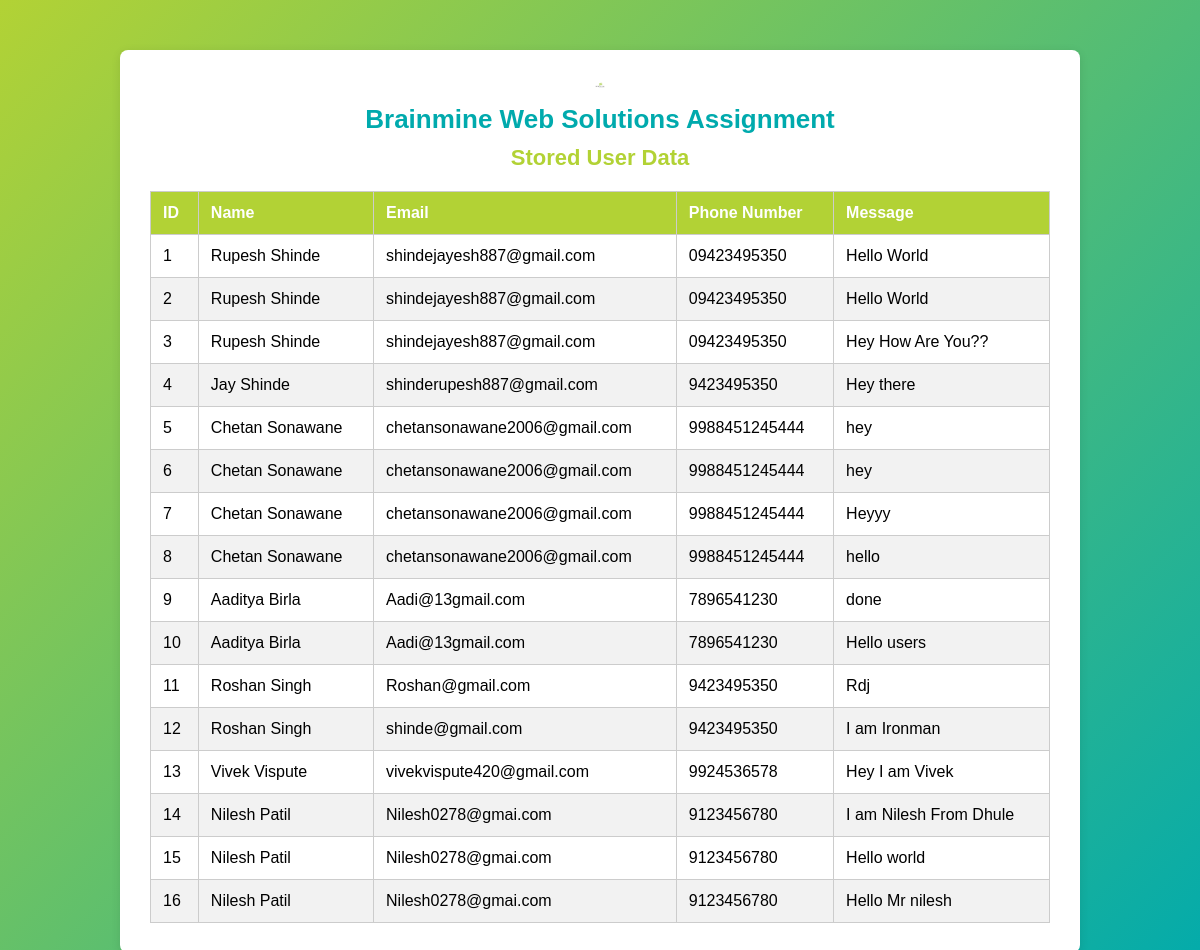
The page /view-data on the database its author committed.
### tables this page shows
CREATE TABLE users (
            id INTEGER PRIMARY KEY AUTOINCREMENT,
            name TEXT NOT NULL,
            email TEXT NOT NULL,
            phone_number TEXT NOT NULL,
            message TEXT NOT NULL
        );

### app.py (the view)
@app.route('/view-data')
def view_data():
    try:
        with sqlite3.connect('database.db') as conn:
            cursor = conn.cursor()
            cursor.execute('SELECT * FROM users')
            users = cursor.fetchall()
    except sqlite3.Error as e:
        print(f"An error occurred: {e}")
        users = []
    return render_template('view_data.html', users=users)

### templates/view_data.html (shortened to what this page needs)
<!DOCTYPE html>
<html lang="en">
<head>
    <link rel="stylesheet" href="/static/styles.css">
</head>
<body>
    <div class="container">
        <header>
            <img src="/static/logo.webp" alt="Brainmine Web Solutions" class="logo">
            <h1>Brainmine Web Solutions Assignment</h1>
            <h2>Stored User Data</h2>
        </header>
        <table>
            <thead>
                <tr>
                    <th>ID</th>
                    <th>Name</th>
                    <th>Email</th>
                    <th>Phone Number</th>
                    <th>Message</th>
                </tr>
            </thead>
            <tbody>
                {% for user in users %}
                <tr>
                    <td>{{ user[0] }}</td>
                    <td>{{ user[1] }}</td>
                    <td>{{ user[2] }}</td>
                    <td>{{ user[3] }}</td>
                    <td>{{ user[4] }}</td>
                </tr>
                {% endfor %}
            </tbody>
        </table>
    </div>
</body>
</html>

### static/styles.css (style rules this page uses)
* { margin: 0; padding: 0; box-sizing: border-box; }
body { font-family: Arial, sans-serif; background: linear-gradient(135deg, #B2D235, #00AAAD); padding: 0; margin: 0; min-height: 100vh; display: flex; justify-content: center; align-items: center; }
header { text-align: center; margin-bottom: 20px; }
header .logo { width: 10px; height: auto; margin-bottom: 10px; }
h1 { color: #333; font-size: 24px; font-weight: bold; color: #00AAAD; }
.container { width: 80%; max-width: 1000px; margin: 50px auto; background-color: #fff; padding: 30px; border-radius: 8px; box-shadow: 0 2px 10px rgba(0, 0, 0, 0.1); }
header { text-align: center; margin-bottom: 13px; }
h1 { color: #333; font-size: 26px; font-weight: bold; color: #00AAAD; margin-bottom: 10px; }
h2 { color: #333; font-size: 22px; color: #B2D235; }
table { width: 100%; border-collapse: collapse; margin-top: 20px; }
table th, table td { padding: 12px; text-align: left; border: 1px solid #ccc; }
table th { background-color: #B2D235; color: white; }
table tr:nth-child(even) { background-color: #f2f2f2; }

### rows shown on the page
users: id "1", name "Rupesh Shinde", email "shindejayesh887@gmail.com", phone_number "09423495350", message "Hello World"
users: id "2", name "Rupesh Shinde", email "shindejayesh887@gmail.com", phone_number "09423495350", message "Hello World"
users: id "3", name "Rupesh Shinde", email "shindejayesh887@gmail.com", phone_number "09423495350", message "Hey How Are You??"
users: id "4", name "Jay Shinde", email "shinderupesh887@gmail.com", phone_number "9423495350", message "Hey there"
users: id "5", name "Chetan Sonawane", email "chetansonawane2006@gmail.com", phone_number "9988451245444", message "hey"
users: id "6", name "Chetan Sonawane", email "chetansonawane2006@gmail.com", phone_number "9988451245444", message "hey"
users: id "7", name "Chetan Sonawane", email "chetansonawane2006@gmail.com", phone_number "9988451245444", message "Heyyy"
users: id "8", name "Chetan Sonawane", email "chetansonawane2006@gmail.com", phone_number "9988451245444", message "hello"
users: id "9", name "Aaditya Birla", email "Aadi@13gmail.com", phone_number "7896541230", message "done"
users: id "10", name "Aaditya Birla", email "Aadi@13gmail.com", phone_number "7896541230", message "Hello users"
users: id "11", name "Roshan Singh", email "Roshan@gmail.com", phone_number "9423495350", message "Rdj"
users: id "12", name "Roshan Singh", email "shinde@gmail.com", phone_number "9423495350", message "I am Ironman"
users: id "13", name "Vivek Vispute", email "vivekvispute420@gmail.com", phone_number "9924536578", message "Hey I am Vivek"
users: id "14", name "Nilesh Patil", email "Nilesh0278@gmai.com", phone_number "9123456780", message "I am Nilesh From Dhule"
users: id "15", name "Nilesh Patil", email "Nilesh0278@gmai.com", phone_number "9123456780", message "Hello world"
users: id "16", name "Nilesh Patil", email "Nilesh0278@gmai.com", phone_number "9123456780", message "Hello Mr nilesh"
